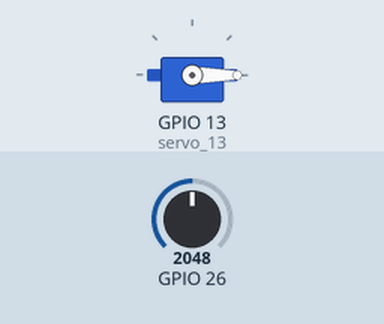
A sketch run on a simulated ESP32. Parts: servo. The test bench sets the inputs (shaded band); at power-on: GPIO 26 = 2048.

Above: at 1.2 s.
1.3 s: GPIO 26 set to 1995
At 2.0 s:
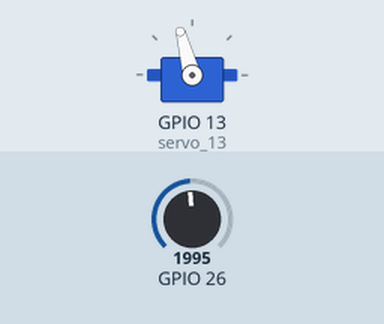
2.9 s: GPIO 26 set to 2866
At 3.3 s:
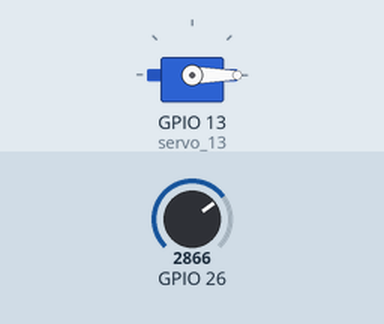
4.5 s: GPIO 26 set to 2047
At 5.8 s:
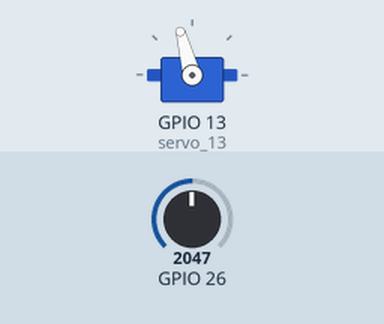
Timing chart, 0 to 7.5 s (numbered marks = the images above; inputs shaded):
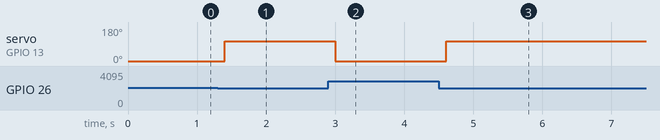

The sketch:

sensor_de_pluja.ino
```cpp
#include <ESP32Servo.h>

double Pluja;
Servo servo_13;

void setup()
{
  	servo_13.attach(13);
	pinMode(26, INPUT);

	Serial.begin(115200);
	Serial.flush();
	while(Serial.available()>0)Serial.read();

	Pluja = 0;
	servo_13.write(0);

}


void loop()
{
	yield();

  	Pluja = map(analogRead(26),0,4095,0,100);
  	if ((Pluja < 50)) {
  		servo_13.write(105);
  	}
  	else {
  		servo_13.write(0);
  	}

  	Serial.println(String(""));
  	delay(200);

}
```

Measured:
- the behaviour switches between 2048 and 2047 on GPIO 26 (found by bisection; images 0 and 1)
- after the input at 1.3 s, servo on GPIO 13 (servo_13): 0° → 105° after 0.10 s
- after the input at 2.9 s, servo on GPIO 13 (servo_13): 105° → 0° after 0.10 s
- after the input at 4.5 s, servo on GPIO 13 (servo_13): 0° → 105° after 0.11 s
